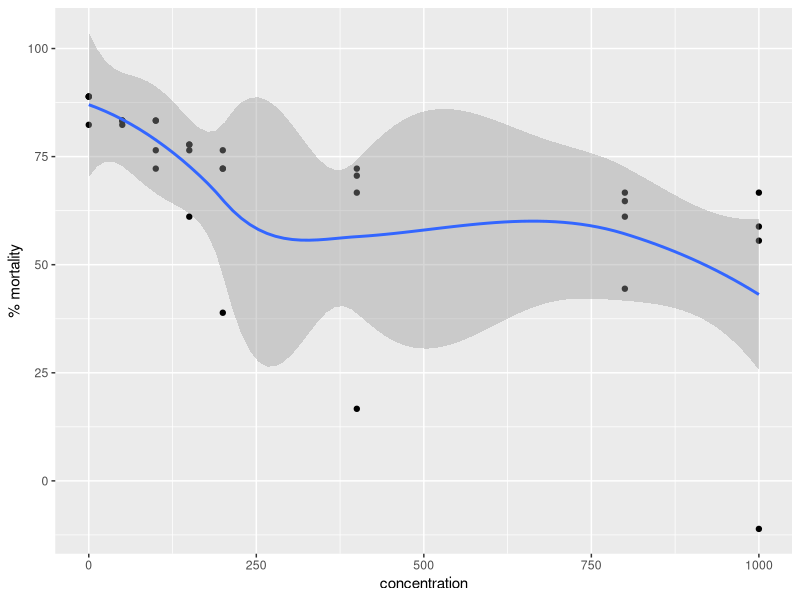
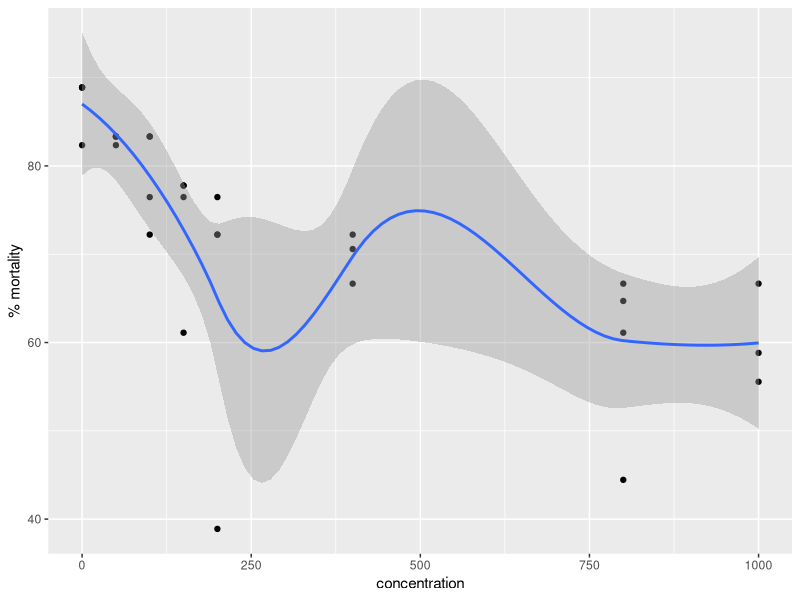

Generate these figures, in order, with R: (Note: this script raises an error after producing the figures.)
# load packages

library(readxl)
library(tidyverse)
library(stats)
library(dplyr)

# read data set

Brine_shrimp <- read_excel("Datasets/Brine shrimp.xlsx")
View(Brine_shrimp)
colnames(Brine_shrimp)

# filter data

df <- Brine_shrimp %>% filter(`% mortality`>25)
view(df)

# scatterplot

ggplot(Brine_shrimp, aes(x= concentration, y= `% mortality`)) + 
  geom_point() + geom_smooth()


ggplot(df, aes(x=concentration, y= `% mortality`)) + 
  geom_point() + geom_smooth()

# regression model

# linear model

Brine_shrimp_model1 = lm(`% mortality`~concentration, data = Brine_shrimp)
summary(Brine_shrimp_model1)

# for df
Brine_shrimp_model_df1 = lm(`% mortality`~concentration, data = df)
summary(Brine_shrimp_model_df1)


# quadratic model
Brine_shrimp$concentration2 <- Brine_shrimp$concentration*Brine_shrimp$concentration

Brine_shrimp_model2 <- lm(Brine_shrimp$`% mortality`~ Brine_shrimp$concentration + Brine_shrimp$concentration2)
summary(Brine_shrimp_model2)

# for df - this is the best model
df$concentration2 <-df$concentration*df$concentration

Brine_shrimp_model_df2 <- lm(`% mortality`~ concentration + concentration2, data=df)
summary(Brine_shrimp_model_df2)

# third order
Brine_shrimp$concentration3 <- Brine_shrimp$concentration*Brine_shrimp$concentration*Brine_shrimp$concentration

Brine_shrimp_model3 <- lm(Brine_shrimp$`% mortality`~ Brine_shrimp$concentration + Brine_shrimp$concentration2 + Brine_shrimp$concentration3)
summary(Brine_shrimp_model3)

# for df
df$concentration2 <- df$concentration*df$concentration

df$concentration3 <- df$concentration*df$concentration*df$concentration

Brine_shrimp_model_df3 <- lm(df$`% mortality`~ df$concentration + df$concentration2 + df$concentration3)
summary(Brine_shrimp_model_df3)


####################################################################################################

#####################################################################
# Best Model = Order 2 with filtering data
#####################################################################


###################### Residuals Analysis ###########################

model2_fitresid <- augment(Brine_shrimp_model_df2)

# residual vs. fitted
ggplot(model2_fitresid, aes(x = .fitted, y = .std.resid)) + geom_point() + 
  geom_hline(yintercept = 0, color = "red", size = 1) + 
  labs(title = "Residual plot against the fitted values", x = "Fitted values", 
       y = "Residuals")

# histogram of residuals
ggplot(model2_fitresid, aes(x = .std.resid)) + geom_histogram(aes(y = ..density..), color = "black",
                                                              fill = "white") +
  geom_density(alpha = 0.5, fill = "purple") + ggtitle("Histogram of residuals") +
  xlab("Residuals") + ylab("Density")

# QQ plot
ggplot(model2_fitresid, aes(sample = .std.resid)) + stat_qq() + 
  stat_qq_line(color = "red") +
  labs(title = "Normal probability plot of residuals", x = "Expected", 
       y = "Residuals")

# shapiro wilk
shapiro.test(model2_fitresid$.std.resid)

